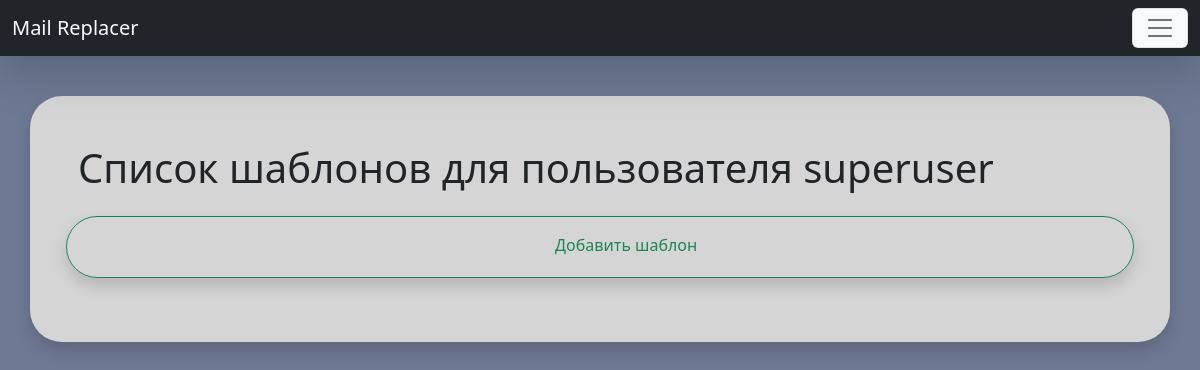
Before: /template/list/ (signed in) with the older database file.
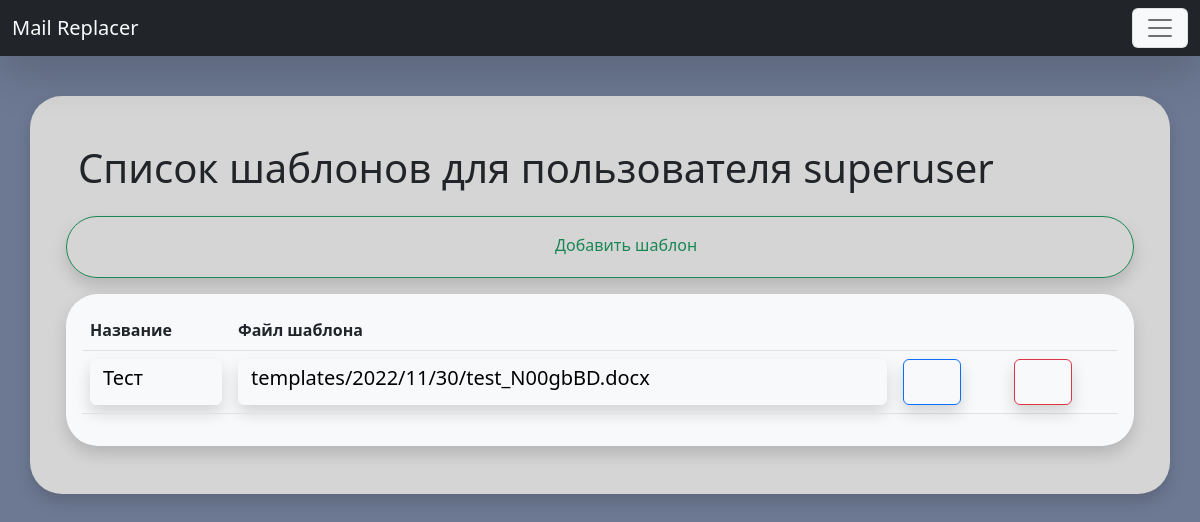
After: the same page with the newer database file.
### Replacer/models.py (models this page shows, shortened)
class Template(models.Model):
    title = models.CharField(max_length=255, db_index=True, verbose_name='Наименование шаблона')
    file = models.FileField(upload_to='templates/%Y/%m/%d/', blank=False, verbose_name='Файл шаблона')
    owner = models.ForeignKey(User, on_delete=models.CASCADE, blank=True, null=True, verbose_name='Владелец')
    def get_absolute_url(self):
        return reverse('template', kwargs={"pk": self.pk})
    class Meta:
        verbose_name = 'Шаблон'
        verbose_name_plural = 'Шаблоны'
        ordering = ['pk']

### Replacer/views.py (the view)
# urls.py: path('template/list/', TemplateListView.as_view(), name='template_list'),
class TemplateListView(TemplateBaseView, LoginRequiredMixin, ListView):
    context_object_name = 'template_list'
    template_name = 'Replacer/template_list.html'
    def get_context_data(self, **kwargs):
        context = super().get_context_data(**kwargs)
        context['form'] = TemplateBaseForm()
        return context
    def get_queryset(self):
        queryset = super().get_queryset()
        return queryset.filter(owner=self.request.user)

### Replacer/templatetags/custom_filters.py (called while the page is built)
@register.inclusion_tag('Replacer/include/_template_bar.html')
def show_template_bar(path, user):
    template_list = Template.objects.all().filter(owner=user)
    return {'template_list':template_list, 'path':path}

### Replacer/templates/Replacer/template_list.html (shortened to what this page needs)
{% extends 'base.html' %}
{% load static %}
{% load custom_filters %}
{% block container %}
<div class="container rounded-5 p-5 shadow" style="background-color: #d5d5d5;">
    <div class="row">
        <h1>Cписок шаблонов для пользователя {{user}}</h1>
        {% include 'Replacer/include/_add_button.html' %}
        {% if template_list %}
        <div class="bg-light shadow rounded-5 p-3">
            <table class="table">
                <thead>
                    <tr>
                        <th scope="col">Название</th>
                        <th scope="col">Файл шаблона</th>
                        <th scope="col"></th>
                        <th scope="col"></th>
                    </tr>
                </thead>
                {% for template in template_list %}
                <tbody>
                    <tr>
                        <td><a class="btn d-flex btn-light shadow"
                                href="{% url 'template' template.pk %}">
                                <h5>{{template.title}}</h5>
                            </a></td>
                        <td><a class="btn d-flex btn-light shadow" href="/media/{{template.file}}">
                            <h5>
                                {{template.file}}
                            </h5></a>
                        </td>
                        <td><a class="btn btn-outline-primary shadow" href="{% url 'template_update' template.pk %}">
                                <lord-icon src="{% static 'icons/edit.json' %}" trigger="hover"
                                    style="width:32px;height:32px">
                                </lord-icon>
                            </a>
                        </td>
                        <td><a class="btn btn-outline-danger shadow" href="{% url 'template_delete' template.pk %}">
                                <lord-icon src="{% static 'icons/delete.json' %}" trigger="hover"
                                    style="width:32px;height:32px">
                                </lord-icon>
                            </a>
                        </td>
                    </tr>
                </tbody>
                {% endfor %}
            </table>
            {% endif %}
        </div>
    </div>
    {% endblock %}

Changed rows visible on the page:
added Template: title "Тест", file "templates/2022/11/30/test_N00gbBD.docx"
Other visible differences:
text now shown: "Название Файл шаблона"
